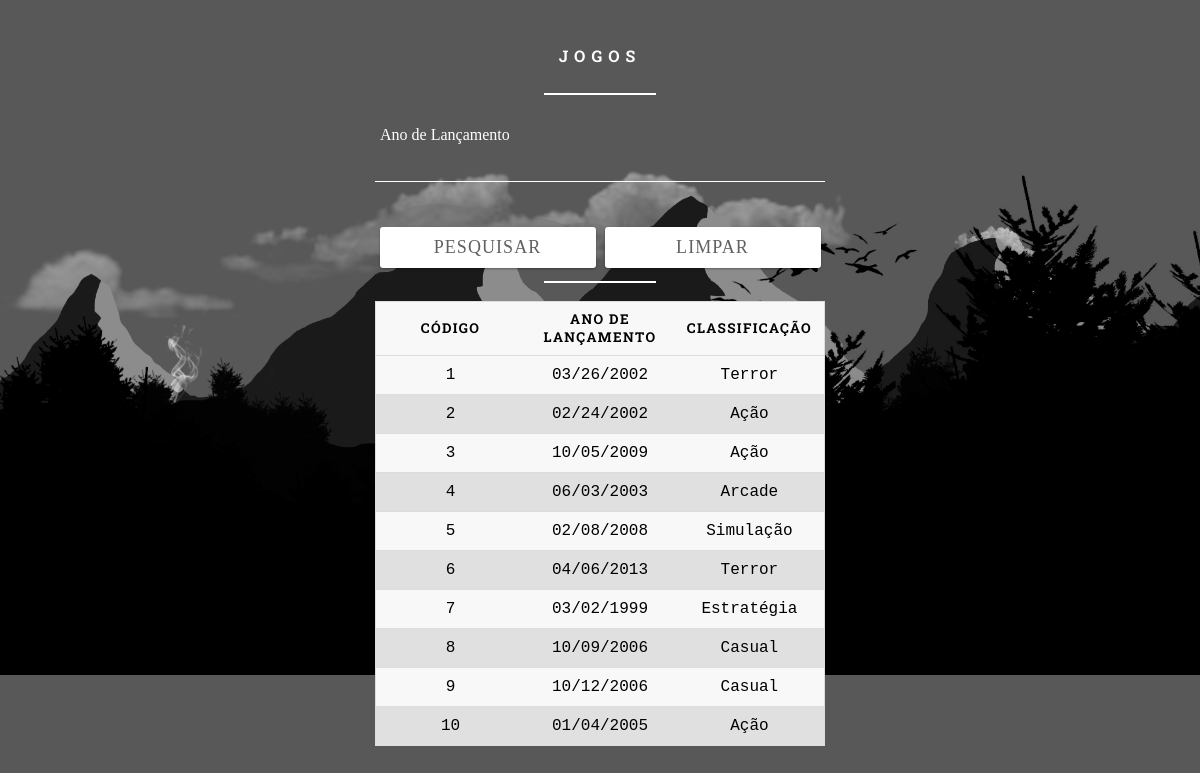
The page /ExerciciosCRUD1/Exercicio11.php on the database its author committed.
### tables this page shows
create table jogo(
	codigo int auto_increment not null primary key,
    anoDeLancamento varchar(50),
    classificacao varchar(150)
);

### ExerciciosCRUD1/conf/conf.inc.php (called while the page is built, shortened)
<?php
	$tb_jogo = 'jogo';
?>

### ExerciciosCRUD1/Exercicio11.php (the view, shortened to what this page needs)
<!DOCTYPE html>
<html lang="pt-BR">
<?php
  require 'connect/connect.php';
  $pesquisa = isset($_POST['pesquisa'])?$_POST['pesquisa']:'';
?>
<head>
  <link rel="stylesheet" href="assets/css/basico.css" />
</head>
<body>
  <form method="post">
    <h5>Jogos</h5>
    <hr class="dividir" />
    <div class="input">
      <input type="text" name="pesquisa" value="<?php echo $pesquisa; ?>" />
      <label>Ano de Lançamento</label>
    </div>
    <div class="input">
      <input type="submit" value="Pesquisar" />
      <input type="reset" value="Limpar" />
    </div>
    </form>
    <form>
    <br /><br /><br />
    <hr class="dividir" />
    <br />
    <table>
      <thead>
        <th scope="col">Código</th>
        <th scope="col">Ano de Lançamento</th>
        <th scope="col">Classificação</th>
      </thead>
      <?php
        $sql = 'select * from '. $tb_jogo. ' where anoDeLancamento like "'. $pesquisa. '%" order by codigo';
        $resultado = mysqli_query($conexao, $sql);
        while ($row = mysqli_fetch_array($resultado)) {
          echo '<tr>';
          echo '<td>'. $row['codigo']. '</td>';
          echo '<td>'. $row['anoDeLancamento']. '</td>';
          echo '<td>'. $row['classificacao']. '</td>';
          echo '</tr>';
        }
      ?>
    </table>
  </form>
</body>
</html>

### ExerciciosCRUD1/assets/css/basico.css (style rules this page uses)
body { background: url("../images/wallpaper.png"); background-position: top; background-repeat: repeat; background-clip: border-box; background-size: 100%; background-origin: border-box; background-attachment: fixed; font-family: 'Roboto Slab', monospace; color: white; font-size: 16px; font-weight: normal; }
form { width: 450px; margin: 45px auto; }
h5 { text-align: center; text-transform: uppercase; color: #fff; letter-spacing: 6px; font-size: 16px; }
hr.dividir { background: #fff; -webkit-box-shadow: none; box-shadow: none; border: none; height: 2px; width: 25%; margin: 0px auto 0px auto; }
.input { position: relative; margin: 45px 0; width: 450px; font-family: 'Roboto Slab'; }
label { font-family: 'Roboto Slab'; }
input, textarea { background: none; color: #fff; font-size: 18px; padding: 10px 10px 10px 5px; font-family: 'Roboto Slab'; display: block; width: 450px; border: none; border-radius: 0; border-bottom: 1px solid #fff; }
input:focus~label, input:valid~label, textarea:focus~label, textarea:valid~label { top: -14px; font-size: 16px; color: #fff; }
.input label { color: #fff; font-size: 16px; font-weight: normal; position: absolute; pointer-events: none; left: 5px; top: 10px; font-family: 'Roboto Slab'; -webkit-transition: 300ms ease all; transition: 300ms ease all; }
input[type="submit"], input[type="reset"] { background: white; color: #616161; border: none; padding: 10px 20px; border-radius: 3px; letter-spacing: 0.06em; text-transform: uppercase; text-decoration: none; outline: none; width: 48%; float: left; margin: auto 1% 1% 1%; -webkit-box-shadow: 0 1px 3px rgba(0, 0, 0, 0.12), 0 1px 2px rgba(0, 0, 0, 0.24); box-shadow: 0 1px 3pxrgba(0, 0, 0, 0.12), 0 1px 2px rgba(0, 0, 0, 0.24); -webkit-transition: all 0.3s cubic-bezier(0.25, 0.8, 0.25, 1); transition: all 0.3s cubic-bezier(0.25, 0.8, 0.25, 1); }
table { border: 1px solid #ccc; border-collapse: collapse; margin: 0; color: #000000; padding: 0; width: 100%; table-layout: fixed; border-radius: 15px; }
table tr { background: #f8f8f8; border: 1px solid #ddd; padding: .35em; }
table tr:nth-child(even) { background: #E0E0E0; border: 1px solid #ddd; padding: .35em; }
table th, table td { padding: .625em; text-align: center; }
table th { font-size: .85em; letter-spacing: .1em; text-transform: uppercase; }
*, *:before, *:after { box-sizing: border-box; }

### rows shown on the page
jogo: codigo "1", anoDeLancamento "03/26/2002", classificacao "Terror"
jogo: codigo "2", anoDeLancamento "02/24/2002", classificacao "Ação"
jogo: codigo "3", anoDeLancamento "10/05/2009", classificacao "Ação"
jogo: codigo "4", anoDeLancamento "06/03/2003", classificacao "Arcade"
jogo: codigo "5", anoDeLancamento "02/08/2008", classificacao "Simulação"
jogo: codigo "6", anoDeLancamento "04/06/2013", classificacao "Terror"
jogo: codigo "7", anoDeLancamento "03/02/1999", classificacao "Estratégia"
jogo: codigo "8", anoDeLancamento "10/09/2006", classificacao "Casual"
jogo: codigo "9", anoDeLancamento "10/12/2006", classificacao "Casual"
jogo: codigo "10", anoDeLancamento "01/04/2005", classificacao "Ação"
